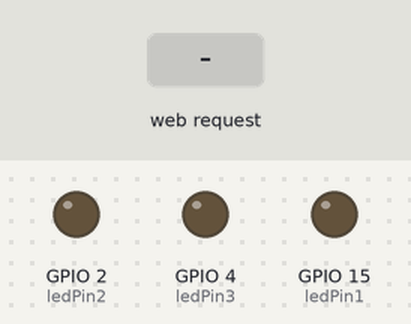
A sketch run on a simulated ESP32. Shown: output pins drawn as LEDs (lit = HIGH). The inputs (shaded band) are chosen by the test bench. WiFi joins after 1.5 s; servers stay silent unless stated; what the sketch prints to the serial monitor is not drawn.

Above: at 2.7 s.
2.8 s: HTTP request GET /H1 received
At 3.7 s:
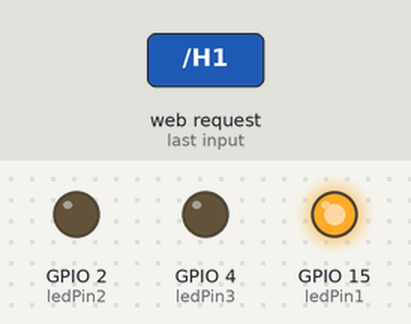
4.3 s: HTTP request GET /H2 received
At 4.8 s:
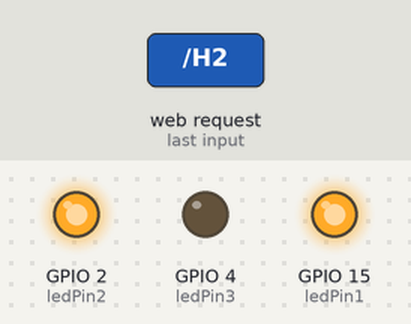
5.8 s: HTTP request GET /H3 received
At 7.0 s:
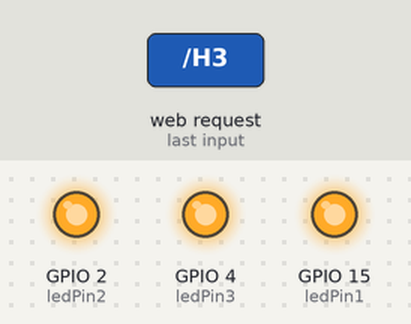
7.3 s: HTTP request GET /L1 received
At 8.3 s:
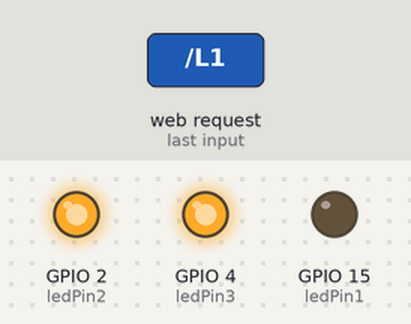
8.8 s: HTTP request GET /L2 received
At 9.4 s:
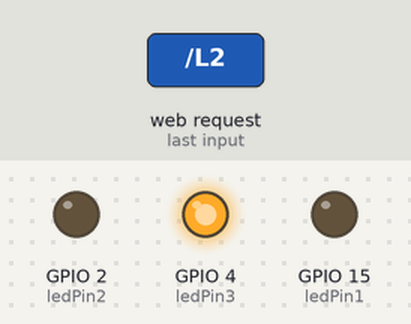
10.3 s: HTTP request GET /L3 received
At 10.6 s:
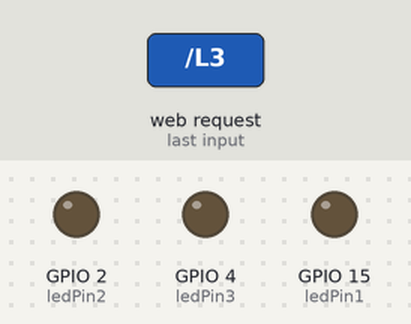
Timing chart, 0 to 12.8 s (numbered marks = the images above; inputs shaded):
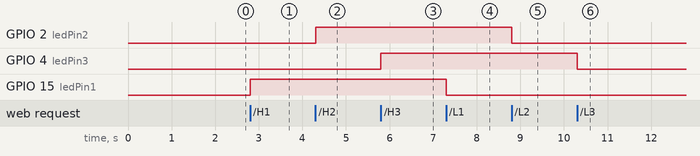

Measured:
- after the input at 2.8 s, GPIO 15 (ledPin1): LOW → HIGH at once
- after the input at 4.3 s, GPIO 2 (ledPin2): LOW → HIGH at once
- after the input at 5.8 s, GPIO 4 (ledPin3): LOW → HIGH at once
- after the input at 7.3 s, GPIO 15 (ledPin1): HIGH → LOW at once
- after the input at 8.8 s, GPIO 2 (ledPin2): HIGH → LOW at once
- after the input at 10.3 s, GPIO 4 (ledPin3): HIGH → LOW at once

The sketch:

ligarLampada.ino
```cpp
#include <WiFi.h>

const char* ssid     = "iPhone de Miguel";
const char* password = "miguel123";

WiFiServer server(80);

const int ledPin1 = 15;  // Pino do primeiro LED
const int ledPin2 = 2;  // Pino do segundo LED
const int ledPin3 = 4;  // Pino do terceiro LED

void setup() {
  Serial.begin(115200);
  pinMode(ledPin1, OUTPUT);  // Configura os pinos dos LEDs como saída
  pinMode(ledPin2, OUTPUT);
  pinMode(ledPin3, OUTPUT);

  delay(10);

  Serial.println();
  Serial.println();
  Serial.print("Conectando a ");
  Serial.println(ssid);

  WiFi.begin(ssid, password);

  while (WiFi.status() != WL_CONNECTED) {
    delay(500);
    Serial.print(".");
  }

  Serial.println("");
  Serial.println("WiFi conectado.");
  Serial.println("Endereço IP: ");
  Serial.println(WiFi.localIP());

  server.begin();
}

void loop() {
  WiFiClient client = server.available();   // Espera por clientes

  if (client) {                             // Se um cliente se conectou,
    Serial.println("Novo Cliente.");           // Imprime uma mensagem no monitor serial
    String currentLine = "";                // Cria uma string para armazenar os dados do cliente
    while (client.connected()) {            // Loop enquanto o cliente estiver conectado
      if (client.available()) {             // Se há dados para ler do cliente
        char c = client.read();             // Lê um byte

        if (c == '\n') {                    // Se o byte lido for uma quebra de linha
          if (currentLine.length() == 0) {  // Se a linha atual estiver vazia, indica que o pedido HTTP terminou
            client.println("HTTP/1.1 200 OK");
            client.println("Content-type:text/html");
            client.println();

            client.print("Clique <a href=\"/H1\">aqui</a> para ligar o LED VERDE.<br>");
            client.print("Clique <a href=\"/L1\">aqui</a> para desligar o LED VERDE.<br>");
            client.print("Clique <a href=\"/H2\">aqui</a> para ligar o LED VERMELHO.<br>");
            client.print("Clique <a href=\"/L2\">aqui</a> para desligar o LED VERMELHO.<br>");
            client.print("Clique <a href=\"/H3\">aqui</a> para ligar o LED AMARELO.<br>");
            client.print("Clique <a href=\"/L3\">aqui</a> para desligar o LED AMARELO.<br>");
            client.println();

            break;
          } else {    // Se não estiver vazia, limpa a linha atual para ler o próximo pedido HTTP
            currentLine = "";
          }
        } else if (c != '\r') {  // Se o byte não for um retorno de carro, adiciona-o à linha atual
          currentLine += c;
        }

        // Verifica se o pedido do cliente foi "GET /H" ou "GET /L":
        if (currentLine.endsWith("GET /H1")) {
          digitalWrite(ledPin1, HIGH);               // GET /H liga o LED

        }
        if (currentLine.endsWith("GET /H2")) {
              // GET /H liga o LED
          digitalWrite(ledPin2, HIGH);

        }
        if (currentLine.endsWith("GET /H3")) {               // GET /H liga o LED

          digitalWrite(ledPin3, HIGH);
        }
        if (currentLine.endsWith("GET /L1")) {
          digitalWrite(ledPin1, LOW);                // GET /L desliga o LED

        }

        if (currentLine.endsWith("GET /L2")) {
           // GET /L desliga o LED
          digitalWrite(ledPin2, LOW);

        }

        if (currentLine.endsWith("GET /L3")) {

          digitalWrite(ledPin3, LOW);
        }
      }
    }
    // Fecha a conexão com o cliente
    client.stop();
    Serial.println("Cliente desconectado.");
  }
}
```
